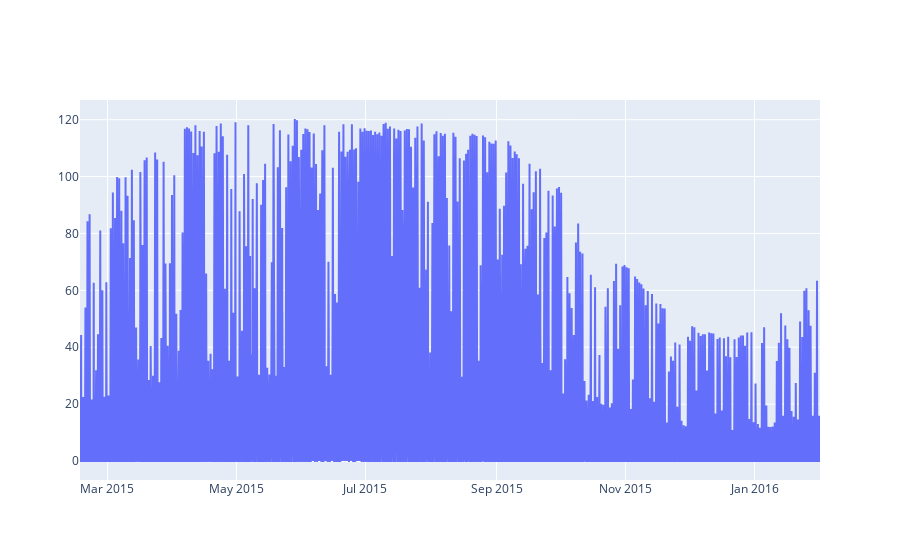

The notebook cell saved with this chart:
### Markdown cell above
## III. Analysis of an energy community [1hour]

Let's consider a shared PV plant owned by the energy community, located close to Grenoble.

4. Determine the best slope (angle with the ground, directed to the south) and the best exposure (angle with the South, directed West) with a precision of 5° 

**Your response>**

### Code cell
from buildingenergy import openweather, solar
import plotly.graph_objs as go

pv_efficiency = 0.13
pv_surface = 1

site_weather_data = openweather.OpenWeatherMapJsonReader('grenoble_weather2015-2019.json', from_stringdate='16/02/2015 0:00:00', to_stringdate='01/02/2016 0:00:00', sea_level_in_meter=330, albedo=.1).site_weather_data

solar_model = solar.SolarModel(site_weather_data=site_weather_data)
datetimes=solar_model.site_data.get('datetime')

slope = 90
exposure = 0

def pv_production(slope, exposure):
    phisun = solar_model.solar_irradiations(slope_in_deg=slope, exposure_in_deg=exposure)['total']
    return [P * pv_efficiency * pv_surface for P in phisun]

################################ develop your own code here

################################ end of your own code 
production = pv_production(slope, exposure)

fig = go.Figure(go.Scatter(x=datetimes, y=production, name='predicted supplied powers'))
fig.show()

### Figure 1 — Plotly figure (JSON) as saved in the notebook; plotly's stock layout.template omitted (floating-point values rounded to 4 significant figures; data arrays with more than 128 entries replaced by an {"elided": "..."} marker saying what was removed)
{"data": [{"name": "predicted supplied powers", "type": "scatter", "x": {"elided": "8400 str values"}, "y": {"elided": "8400 float values"}}], "layout": {}}
